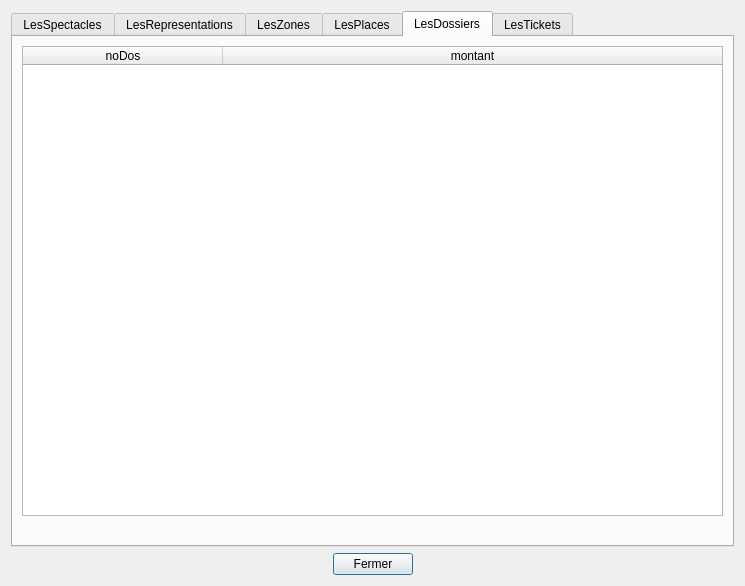
<?xml version="1.0" encoding="UTF-8"?>
<ui version="4.0">
 <class>tablesData</class>
 <widget class="QDialog" name="tablesData">
  <property name="geometry">
   <rect>
    <x>0</x>
    <y>0</y>
    <width>745</width>
    <height>586</height>
   </rect>
  </property>
  <property name="windowTitle">
   <string>BD Théâtre</string>
  </property>
  <layout class="QVBoxLayout" name="verticalLayout">
   <item>
    <widget class="QTabWidget" name="tabWidget">
     <property name="currentIndex">
      <number>4</number>
     </property>
     <widget class="QWidget" name="tabSpectacles">
      <attribute name="title">
       <string>LesSpectacles</string>
      </attribute>
      <layout class="QVBoxLayout" name="verticalLayout_3">
       <item>
        <widget class="QTableWidget" name="tableSpectacles">
         <property name="sizePolicy">
          <sizepolicy hsizetype="Expanding" vsizetype="Expanding">
           <horstretch>0</horstretch>
           <verstretch>0</verstretch>
          </sizepolicy>
         </property>
         <property name="minimumSize">
          <size>
           <width>0</width>
           <height>400</height>
          </size>
         </property>
         <property name="baseSize">
          <size>
           <width>0</width>
           <height>0</height>
          </size>
         </property>
         <property name="columnCount">
          <number>2</number>
         </property>
         <attribute name="horizontalHeaderDefaultSectionSize">
          <number>200</number>
         </attribute>
         <attribute name="horizontalHeaderMinimumSectionSize">
          <number>50</number>
         </attribute>
         <attribute name="horizontalHeaderStretchLastSection">
          <bool>true</bool>
         </attribute>
         <attribute name="verticalHeaderVisible">
          <bool>false</bool>
         </attribute>
         <column>
          <property name="text">
           <string>noSpec</string>
          </property>
         </column>
         <column>
          <property name="text">
           <string>nomSpec</string>
          </property>
         </column>
        </widget>
       </item>
       <item>
        <widget class="QLabel" name="label_spectacles">
         <property name="palette">
          <palette>
           <active>
            <colorrole role="WindowText">
             <brush brushstyle="SolidPattern">
              <color alpha="255">
               <red>255</red>
               <green>0</green>
               <blue>0</blue>
              </color>
             </brush>
            </colorrole>
           </active>
           <inactive>
            <colorrole role="WindowText">
             <brush brushstyle="SolidPattern">
              <color alpha="255">
               <red>255</red>
               <green>0</green>
               <blue>0</blue>
              </color>
             </brush>
            </colorrole>
           </inactive>
           <disabled>
            <colorrole role="WindowText">
             <brush brushstyle="SolidPattern">
              <color alpha="255">
               <red>120</red>
               <green>120</green>
               <blue>120</blue>
              </color>
             </brush>
            </colorrole>
           </disabled>
          </palette>
         </property>
         <property name="text">
          <string/>
         </property>
         <property name="alignment">
          <set>Qt::AlignCenter</set>
         </property>
        </widget>
       </item>
      </layout>
     </widget>
     <widget class="QWidget" name="tabRepresentations">
      <attribute name="title">
       <string>LesRepresentations</string>
      </attribute>
      <layout class="QVBoxLayout" name="verticalLayout_2">
       <item>
        <widget class="QTableWidget" name="tableRepresentations">
         <property name="sizePolicy">
          <sizepolicy hsizetype="Expanding" vsizetype="Expanding">
           <horstretch>0</horstretch>
           <verstretch>0</verstretch>
          </sizepolicy>
         </property>
         <property name="minimumSize">
          <size>
           <width>0</width>
           <height>400</height>
          </size>
         </property>
         <property name="baseSize">
          <size>
           <width>0</width>
           <height>0</height>
          </size>
         </property>
         <property name="layoutDirection">
          <enum>Qt::LeftToRight</enum>
         </property>
         <property name="columnCount">
          <number>3</number>
         </property>
         <attribute name="horizontalHeaderCascadingSectionResizes">
          <bool>true</bool>
         </attribute>
         <attribute name="horizontalHeaderDefaultSectionSize">
          <number>250</number>
         </attribute>
         <attribute name="horizontalHeaderHighlightSections">
          <bool>true</bool>
         </attribute>
         <attribute name="horizontalHeaderMinimumSectionSize">
          <number>50</number>
         </attribute>
         <attribute name="horizontalHeaderStretchLastSection">
          <bool>true</bool>
         </attribute>
         <attribute name="verticalHeaderVisible">
          <bool>false</bool>
         </attribute>
         <column>
          <property name="text">
           <string>dateRep</string>
          </property>
         </column>
         <column>
          <property name="text">
           <string>noSpec</string>
          </property>
         </column>
         <column>
          <property name="text">
           <string>nbPlaces</string>
          </property>
         </column>
        </widget>
       </item>
       <item>
        <widget class="QLabel" name="label_representations">
         <property name="palette">
          <palette>
           <active>
            <colorrole role="WindowText">
             <brush brushstyle="SolidPattern">
              <color alpha="255">
               <red>255</red>
               <green>0</green>
               <blue>0</blue>
              </color>
             </brush>
            </colorrole>
           </active>
           <inactive>
            <colorrole role="WindowText">
             <brush brushstyle="SolidPattern">
              <color alpha="255">
               <red>255</red>
               <green>0</green>
               <blue>0</blue>
              </color>
             </brush>
            </colorrole>
           </inactive>
           <disabled>
            <colorrole role="WindowText">
             <brush brushstyle="SolidPattern">
              <color alpha="255">
               <red>120</red>
               <green>120</green>
               <blue>120</blue>
              </color>
             </brush>
            </colorrole>
           </disabled>
          </palette>
         </property>
         <property name="text">
          <string/>
         </property>
         <property name="alignment">
          <set>Qt::AlignCenter</set>
         </property>
        </widget>
       </item>
      </layout>
     </widget>
     <widget class="QWidget" name="tabZones">
      <attribute name="title">
       <string>LesZones</string>
      </attribute>
      <layout class="QVBoxLayout" name="verticalLayout_4">
       <item>
        <widget class="QTableWidget" name="tableZones">
         <property name="sizePolicy">
          <sizepolicy hsizetype="Expanding" vsizetype="Expanding">
           <horstretch>0</horstretch>
           <verstretch>0</verstretch>
          </sizepolicy>
         </property>
         <property name="minimumSize">
          <size>
           <width>0</width>
           <height>400</height>
          </size>
         </property>
         <property name="baseSize">
          <size>
           <width>0</width>
           <height>0</height>
          </size>
         </property>
         <property name="columnCount">
          <number>3</number>
         </property>
         <attribute name="horizontalHeaderDefaultSectionSize">
          <number>200</number>
         </attribute>
         <attribute name="horizontalHeaderMinimumSectionSize">
          <number>50</number>
         </attribute>
         <attribute name="horizontalHeaderStretchLastSection">
          <bool>true</bool>
         </attribute>
         <attribute name="verticalHeaderVisible">
          <bool>false</bool>
         </attribute>
         <column>
          <property name="text">
           <string>noZone</string>
          </property>
         </column>
         <column>
          <property name="text">
           <string>catZone</string>
          </property>
         </column>
         <column>
          <property name="text">
           <string>prixZone</string>
          </property>
         </column>
        </widget>
       </item>
       <item>
        <widget class="QLabel" name="label_zones">
         <property name="palette">
          <palette>
           <active>
            <colorrole role="WindowText">
             <brush brushstyle="SolidPattern">
              <color alpha="255">
               <red>255</red>
               <green>0</green>
               <blue>0</blue>
              </color>
             </brush>
            </colorrole>
           </active>
           <inactive>
            <colorrole role="WindowText">
             <brush brushstyle="SolidPattern">
              <color alpha="255">
               <red>255</red>
               <green>0</green>
               <blue>0</blue>
              </color>
             </brush>
            </colorrole>
           </inactive>
           <disabled>
            <colorrole role="WindowText">
             <brush brushstyle="SolidPattern">
              <color alpha="255">
               <red>120</red>
               <green>120</green>
               <blue>120</blue>
              </color>
             </brush>
            </colorrole>
           </disabled>
          </palette>
         </property>
         <property name="text">
          <string/>
         </property>
         <property name="alignment">
          <set>Qt::AlignCenter</set>
         </property>
        </widget>
       </item>
      </layout>
     </widget>
     <widget class="QWidget" name="tabPlaces">
      <attribute name="title">
       <string>LesPlaces</string>
      </attribute>
      <layout class="QVBoxLayout" name="verticalLayout_5">
       <item>
        <widget class="QTableWidget" name="tablePlaces">
         <attribute name="horizontalHeaderDefaultSectionSize">
          <number>200</number>
         </attribute>
         <attribute name="horizontalHeaderMinimumSectionSize">
          <number>50</number>
         </attribute>
         <attribute name="horizontalHeaderStretchLastSection">
          <bool>true</bool>
         </attribute>
         <attribute name="verticalHeaderVisible">
          <bool>false</bool>
         </attribute>
         <column>
          <property name="text">
           <string>noPlace</string>
          </property>
         </column>
         <column>
          <property name="text">
           <string>noRang</string>
          </property>
         </column>
         <column>
          <property name="text">
           <string>noZone</string>
          </property>
         </column>
        </widget>
       </item>
       <item>
        <widget class="QLabel" name="label_places">
         <property name="palette">
          <palette>
           <active>
            <colorrole role="WindowText">
             <brush brushstyle="SolidPattern">
              <color alpha="255">
               <red>255</red>
               <green>0</green>
               <blue>0</blue>
              </color>
             </brush>
            </colorrole>
           </active>
           <inactive>
            <colorrole role="WindowText">
             <brush brushstyle="SolidPattern">
              <color alpha="255">
               <red>255</red>
               <green>0</green>
               <blue>0</blue>
              </color>
             </brush>
            </colorrole>
           </inactive>
           <disabled>
            <colorrole role="WindowText">
             <brush brushstyle="SolidPattern">
              <color alpha="255">
               <red>120</red>
               <green>120</green>
               <blue>120</blue>
              </color>
             </brush>
            </colorrole>
           </disabled>
          </palette>
         </property>
         <property name="text">
          <string/>
         </property>
         <property name="alignment">
          <set>Qt::AlignCenter</set>
         </property>
        </widget>
       </item>
      </layout>
     </widget>
     <widget class="QWidget" name="tabDossiers">
      <attribute name="title">
       <string>LesDossiers</string>
      </attribute>
      <layout class="QVBoxLayout" name="verticalLayout_6">
       <item>
        <widget class="QTableWidget" name="tableDossiers">
         <attribute name="horizontalHeaderDefaultSectionSize">
          <number>200</number>
         </attribute>
         <attribute name="horizontalHeaderMinimumSectionSize">
          <number>50</number>
         </attribute>
         <attribute name="horizontalHeaderStretchLastSection">
          <bool>true</bool>
         </attribute>
         <attribute name="verticalHeaderVisible">
          <bool>false</bool>
         </attribute>
         <column>
          <property name="text">
           <string>noDos</string>
          </property>
         </column>
         <column>
          <property name="text">
           <string>montant</string>
          </property>
         </column>
        </widget>
       </item>
       <item>
        <widget class="QLabel" name="label_dossiers">
         <property name="palette">
          <palette>
           <active>
            <colorrole role="WindowText">
             <brush brushstyle="SolidPattern">
              <color alpha="255">
               <red>255</red>
               <green>0</green>
               <blue>0</blue>
              </color>
             </brush>
            </colorrole>
           </active>
           <inactive>
            <colorrole role="WindowText">
             <brush brushstyle="SolidPattern">
              <color alpha="255">
               <red>255</red>
               <green>0</green>
               <blue>0</blue>
              </color>
             </brush>
            </colorrole>
           </inactive>
           <disabled>
            <colorrole role="WindowText">
             <brush brushstyle="SolidPattern">
              <color alpha="255">
               <red>120</red>
               <green>120</green>
               <blue>120</blue>
              </color>
             </brush>
            </colorrole>
           </disabled>
          </palette>
         </property>
         <property name="text">
          <string/>
         </property>
         <property name="alignment">
          <set>Qt::AlignCenter</set>
         </property>
        </widget>
       </item>
      </layout>
     </widget>
     <widget class="QWidget" name="tabTickets">
      <attribute name="title">
       <string>LesTickets</string>
      </attribute>
      <layout class="QVBoxLayout" name="verticalLayout_7">
       <item>
        <widget class="QTableWidget" name="tableTickets">
         <attribute name="horizontalHeaderDefaultSectionSize">
          <number>110</number>
         </attribute>
         <attribute name="horizontalHeaderMinimumSectionSize">
          <number>50</number>
         </attribute>
         <attribute name="horizontalHeaderStretchLastSection">
          <bool>true</bool>
         </attribute>
         <attribute name="verticalHeaderVisible">
          <bool>false</bool>
         </attribute>
         <column>
          <property name="text">
           <string>noSpec</string>
          </property>
         </column>
         <column>
          <property name="text">
           <string>dateRep</string>
          </property>
         </column>
         <column>
          <property name="text">
           <string>noPlace</string>
          </property>
         </column>
         <column>
          <property name="text">
           <string>noRang</string>
          </property>
         </column>
         <column>
          <property name="text">
           <string>dateEmTick</string>
          </property>
         </column>
         <column>
          <property name="text">
           <string>noDos</string>
          </property>
         </column>
        </widget>
       </item>
       <item>
        <widget class="QLabel" name="label_tickets">
         <property name="palette">
          <palette>
           <active>
            <colorrole role="WindowText">
             <brush brushstyle="SolidPattern">
              <color alpha="255">
               <red>255</red>
               <green>0</green>
               <blue>0</blue>
              </color>
             </brush>
            </colorrole>
           </active>
           <inactive>
            <colorrole role="WindowText">
             <brush brushstyle="SolidPattern">
              <color alpha="255">
               <red>255</red>
               <green>0</green>
               <blue>0</blue>
              </color>
             </brush>
            </colorrole>
           </inactive>
           <disabled>
            <colorrole role="WindowText">
             <brush brushstyle="SolidPattern">
              <color alpha="255">
               <red>120</red>
               <green>120</green>
               <blue>120</blue>
              </color>
             </brush>
            </colorrole>
           </disabled>
          </palette>
         </property>
         <property name="text">
          <string/>
         </property>
         <property name="alignment">
          <set>Qt::AlignCenter</set>
         </property>
        </widget>
       </item>
      </layout>
     </widget>
    </widget>
   </item>
   <item>
    <layout class="QHBoxLayout" name="horizontalLayout">
     <item>
      <spacer name="horizontalSpacer">
       <property name="orientation">
        <enum>Qt::Horizontal</enum>
       </property>
       <property name="sizeHint" stdset="0">
        <size>
         <width>40</width>
         <height>20</height>
        </size>
       </property>
      </spacer>
     </item>
     <item>
      <widget class="QPushButton" name="pushButton">
       <property name="text">
        <string>Fermer</string>
       </property>
      </widget>
     </item>
     <item>
      <spacer name="horizontalSpacer_2">
       <property name="orientation">
        <enum>Qt::Horizontal</enum>
       </property>
       <property name="sizeHint" stdset="0">
        <size>
         <width>40</width>
         <height>20</height>
        </size>
       </property>
      </spacer>
     </item>
    </layout>
   </item>
  </layout>
 </widget>
 <resources/>
 <connections>
  <connection>
   <sender>pushButton</sender>
   <signal>clicked()</signal>
   <receiver>tablesData</receiver>
   <slot>close()</slot>
   <hints>
    <hint type="sourcelabel">
     <x>360</x>
     <y>575</y>
    </hint>
    <hint type="destinationlabel">
     <x>323</x>
     <y>169</y>
    </hint>
   </hints>
  </connection>
 </connections>
 <slots>
  <slot>refreshSpectaclesData()</slot>
  <slot>refreshZonesData()</slot>
  <slot>refreshRepresentationsData()</slot>
 </slots>
</ui>
